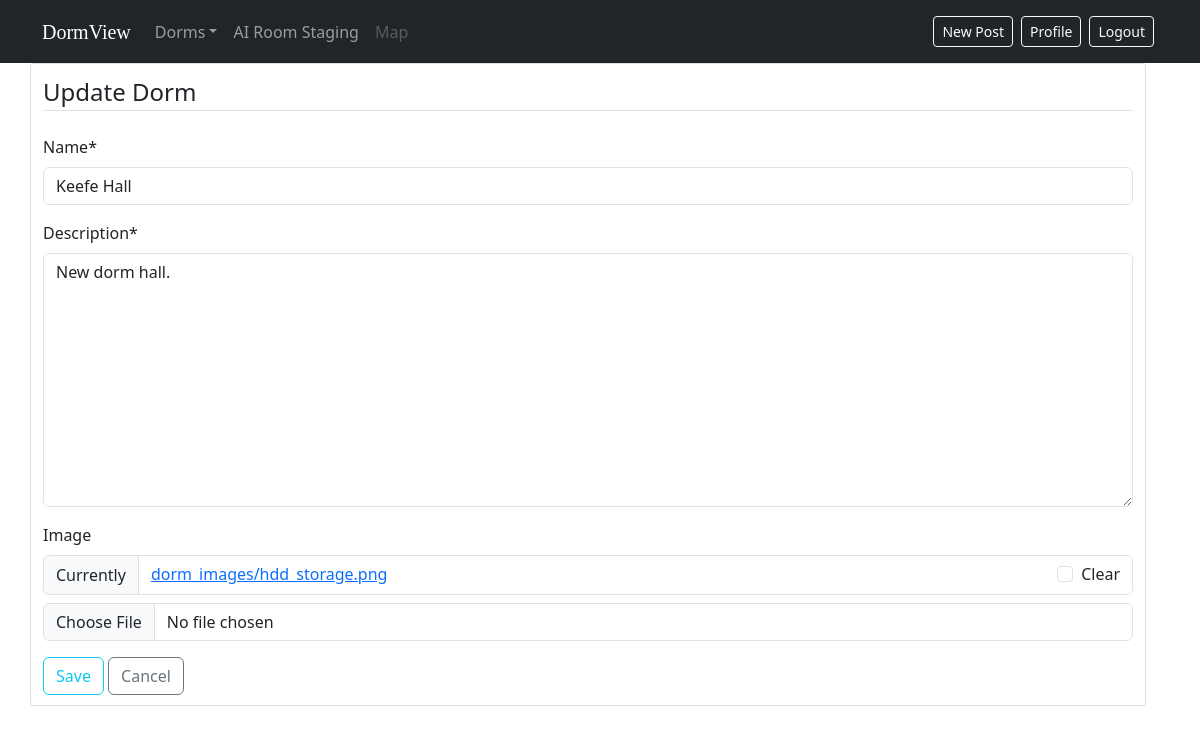
Page /dorm/keefe-hall/update/ (signed in) on the earlier database version.
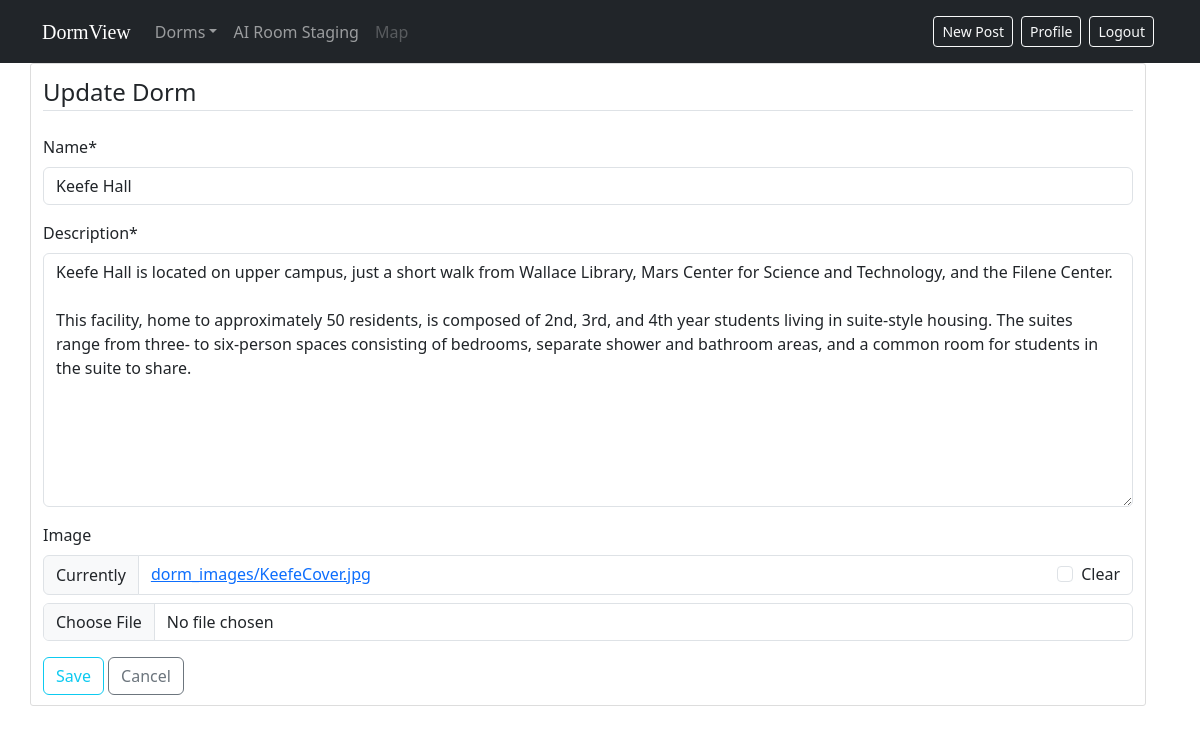
Same page on the later database version.
### review/models.py (models this page shows, shortened)
class Dorm(models.Model):
    name = models.CharField(max_length=100)
    slug = models.SlugField(max_length=100, unique=True, blank=True)
    description = models.TextField()
    image = models.ImageField(upload_to='dorm_images', blank=True, null=True)

### review/views.py (the view, shortened to what this page needs)
# urls.py: path('dorm/<slug:slug>/update/', DormUpdateView.as_view(), name='dorm-update'),
@method_decorator(staff_member_required, name='dispatch')
class DormUpdateView(LoginRequiredMixin, UpdateView):
    model = Dorm
    form_class = DormForm
    template_name = 'review/dorm_form.html'
    slug_field = 'slug'
    slug_url_kwarg = 'slug'

### review/forms.py
class DormForm(forms.ModelForm):
    class Meta:
        model = Dorm
        fields = ['name', 'description', 'image']

### review/templates/review/dorm_form.html (shortened to what this page needs)
{% extends 'review/base.html' %}
{% load crispy_forms_tags %}
{% block content %}
    <div class="content-section">
        <form method="POST" enctype="multipart/form-data">
            <fieldset class="form-group">
                <legend class="border-bottom mb-4">
                    {% if object %}
                        Update Dorm
                    {% else %}
                        Add New Dorm
                    {% endif %}
                </legend>
                {{ form|crispy }}
            </fieldset>
            <div class="form-group">
                <button class="btn btn-outline-info" type="submit">Save</button>
                <a class="btn btn-outline-secondary" href="{% url 'dorm-list' %}">Cancel</a>
            </div>
        </form>
    </div>
{% endblock content %}

Differences in the rows shown:
changed Dorm "Keefe Hall": description "New dorm hall." → "Keefe Hall is located on upper campus, just a short walk from Wallace Library, Mars Center for Science and Technology, and the Filene Center. This facility, home to approximately 50 residents, is composed of 2nd, 3rd, and 4th year students living in suite-style housing. The suites range from three- to six-person spaces consisting of bedrooms, separate shower and bathroom areas, and a common room for students in the suite to share."
Other differences:
text no longer shown: "Name * Description * Image Currently dorm_images/hdd_storage.png Clear"
text now shown: "Name * Description * Image Currently dorm_images/KeefeCover.jpg Clear"
